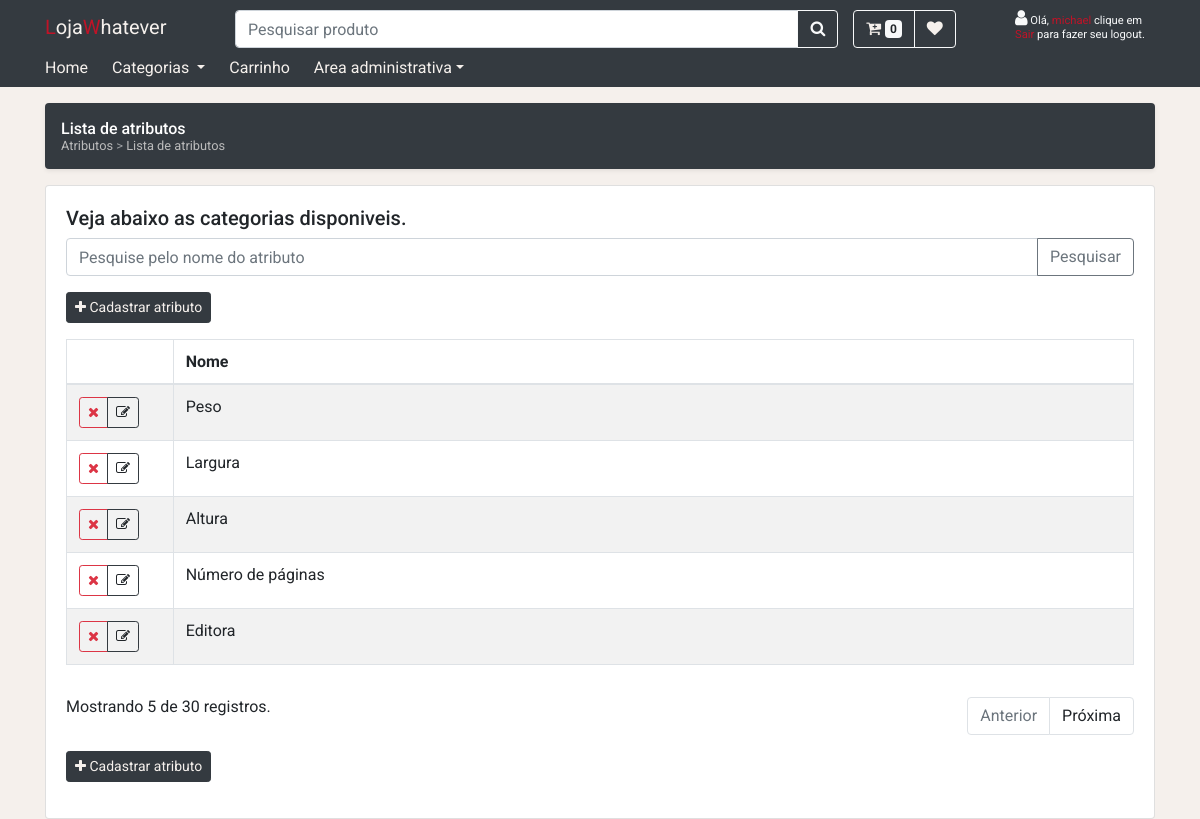
The page /admin/atributo (signed in) on the database its author committed.
### tables this page shows
CREATE TABLE `attributes` (
  `AttributeId` int(11) NOT NULL AUTO_INCREMENT,
  `Name` varchar(255) NOT NULL,
  PRIMARY KEY (`AttributeId`)
);

### controllers/attributes/AttributeListController.php (called while the page is built, shortened)
<?php
class AttributeListController  implements IBaseController
{
    private $_repoAttribute;
    public function __construct($factory)
    {
        $this->_repoAttribute = $factory->getAttributeRepository();
    }
    public function proccessRequest(): void
    {
        $page = isset($_GET["p"]) ? intval($_GET["p"]) : 1;
        $paginatedResults = $this->_repoAttribute->getAllPaginated($page, null, 5);
        $attributes = $paginatedResults->results;
        require "views/admin/attributes/index.php";
    }
}

### index.php (called while the page is built, shortened)
<?php
require_once './infra/configs/autoload.php';
$factory = new infra\MySqlRepositoryFactory();
$controlador = new $controllerAlvo($factory);
$controlador->proccessRequest();

### infra/configs/autoload.php (called while the page is built, shortened)
<?php
    function load($namespace)
    {
        $namespace = str_replace("\\" , "/", $namespace);
        $caminhoAbsoluto = __DIR__ . "../../../" . $namespace . ".php";
        return include_once $caminhoAbsoluto;
    }
?>

### infra/MySqlRepositoryFactory.php (called while the page is built, shortened)
<?php
class MySqlRepositoryFactory extends RepositoryFactory
{
    private $host = "localhost";
    private $db_name = "examplemarketplace";
    private $port = "3306";
    private $username = "examplemarketplace";
    private $password = "Teste@123";
    public function getConnection()
    {
        $this->conn = null;
        try {
            $this->conn = new PDO(
                "mysql:host=" . $this->host .
                    ";port=" . $this->port .
                    ";dbname=" . $this->db_name,
                $this->username,
                $this->password
            );
        } catch (PDOException $exception) {
            $exception->getMessage();
        }
        return $this->conn;
    }
    public function getAttributeRepository()
    {
        return new AttributeRepository($this->getConnection());
    }
}

### infra/repositories/AttributeRepository.php (called while the page is built, shortened)
<?php
class AttributeRepository  extends MySqlRepository implements IAttributeRepository
{
    public function total($search)
    {
        $stmt = null;
        if (is_null($search) ||  $search === "") {
            $stmt = $this->conn->prepare("SELECT count(attributeId) as qtd FROM Attributes ");
        } else {
            $stmt = $this->conn->prepare("SELECT  count(attributeId)  as qtd FROM Attributes WHERE name like :search  ");
            $stmt->bindValue(":search", '%' . $search . '%');
        }
        $stmt->execute();
        $total = $stmt->fetch();
        return intval($total["qtd"]);
    }
    public function getAllPaginated($page, $search, $pageSize)
    {
        $page = !isset($page) ? 0 : $page;
        $pageSize = !isset($pageSize) ? 5 : $pageSize;
        $skipNumber = (!is_null($page) && $page > 0) ? $pageSize * ($page - 1) : 0;
        $total = $this->total($search);
        $total = isset($total) ? $total : 0;
        $attributesResults = null;
        if (is_null($search) ||  $search === "") {
            $stmt = $this->conn->prepare("SELECT attributeId, name FROM Attributes limit :pageSize OFFSET :skipNumber ");
            $stmt->bindValue(':pageSize', intval(trim($pageSize)), PDO::PARAM_INT);
            $stmt->bindValue(':skipNumber', intval(trim($skipNumber)), PDO::PARAM_INT);
            $stmt->execute();
            $attributesResults = $stmt->fetchAll();
        }
        $attributeArray = array();
        foreach ($attributesResults as $row)
            $attributeArray[] = new Attribute($row["attributeId"], $row["name"]);
        return new PaginatedResults(
            $attributeArray,
            $total,
            count($attributeArray),
            $page,
            $pageSize,
            "/admin/atributo?p="
        );
    }
}

### infra/MySqlRepository.php (called while the page is built, shortened)
<?php
abstract class MySqlRepository
{
    public function __construct($conn)
    {
        $this->conn = $conn;
    }
}

### models/PaginatedResults.php (called while the page is built, shortened)
<?php
    class PaginatedResults
    {
        public function __construct($results, $qtdTotal, $qtdTotalFiltered,  $page,$pageSize,$urlPagina)
        {
            $this->results = $results;
            $this->page = $page;
            $this->numberOfPages = ceil($qtdTotal / $pageSize);
            $this->hasPreviousPage= ($this->numberOfPages > 1 && $page > 1) ? true : false;
            $this->hasNextPage = (intval($this->numberOfPages) > intval($page)) ? true : false;
        }
    }

### domain/entities/Attribute.php (called while the page is built, shortened)
<?php
class Attribute
{
    private $_attributeId;
    private $_name;
    public function getName()
    {
        return  $this->_name;
    }
    public function getAttributeId()
    {
        return  $this->_attributeId;
    }
    public function __construct($categoryId, $name)
    {
        $this->_attributeId = $categoryId;
        $this->_name = $name;
    }
}

### views/admin/attributes/list.php (the view)
<div class="row">
    <div class="col-md-12">
        <table id="tb-attributes" data-page="0" class="table table-bordered table-hovered table-striped">
            <thead>
                <tr>
                    <th width="10%"></th>
                    <th>Nome</th>
                </tr>
            </thead>
            <tbody>
                <?php if (count($attributes) == 0) : ?>
                    <tr>
                        <td colspan="2">Nenhum registro cadastrado.</td>
                    </tr>
                <?php else : ?>
                    <?php foreach ($attributes as $attribute) : ?>
                        <tr>
                            <td>
                                <div class="btn-group">
                                    <button class='btn btn-sm btn-outline-danger btn-delete' data-id="<?php echo $attribute->getAttributeId(); ?>">
                                        <i class="fa fa-remove"></i>
                                    </button>
                                    <a class='btn btn-sm btn-outline-dark' href="/admin/atributo/editar?id=<?php echo $attribute->getAttributeId(); ?>">
                                        <i class="fa fa-edit"></i>
                                    </a>
                                </div>
                            </td>
                            <td><?php echo $attribute->getName(); ?></td>
                        </tr>
                    <?php endforeach ?>
                <?php endif ?>
            </tbody>
        </table>
    </div>
</div>
<div class="row">
    <div class="col-md-12">
        <?php require_once './views/partials/pagination-admin-controlls.php' ?>
    </div>
</div>

### assets/css/estilos.css (style rules this page uses)
:root { --primary-color:#C01327; --second-color:#F5F0EC; --default-color:#212529; --ts-time:.4s; }
body { font-family: 'Roboto', sans-serif; background-color: #F5F0EC; line-height: normal; }
.table a:link,.table a:visited,.table a:hover,.table a:active { color:var(--default-color); }

### rows shown on the page
attributes: Name "Peso"
attributes: Name "Largura"
attributes: Name "Altura"
attributes: Name "Número de páginas"
attributes: Name "Editora"

### other values the page prints
$paginatedResults->qtdTotalFiltered "5"
$paginatedResults->qtdTotal "30"
